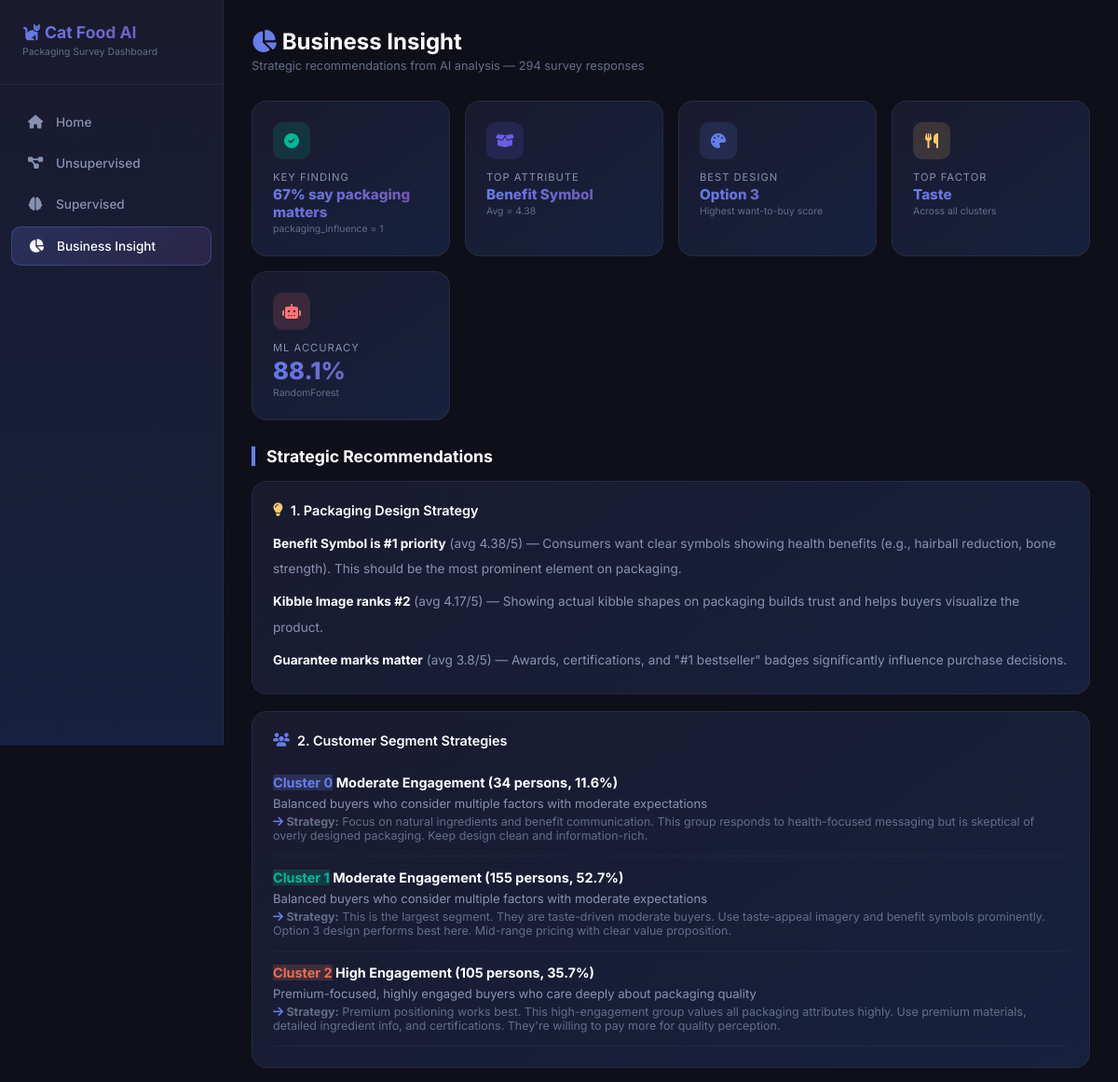
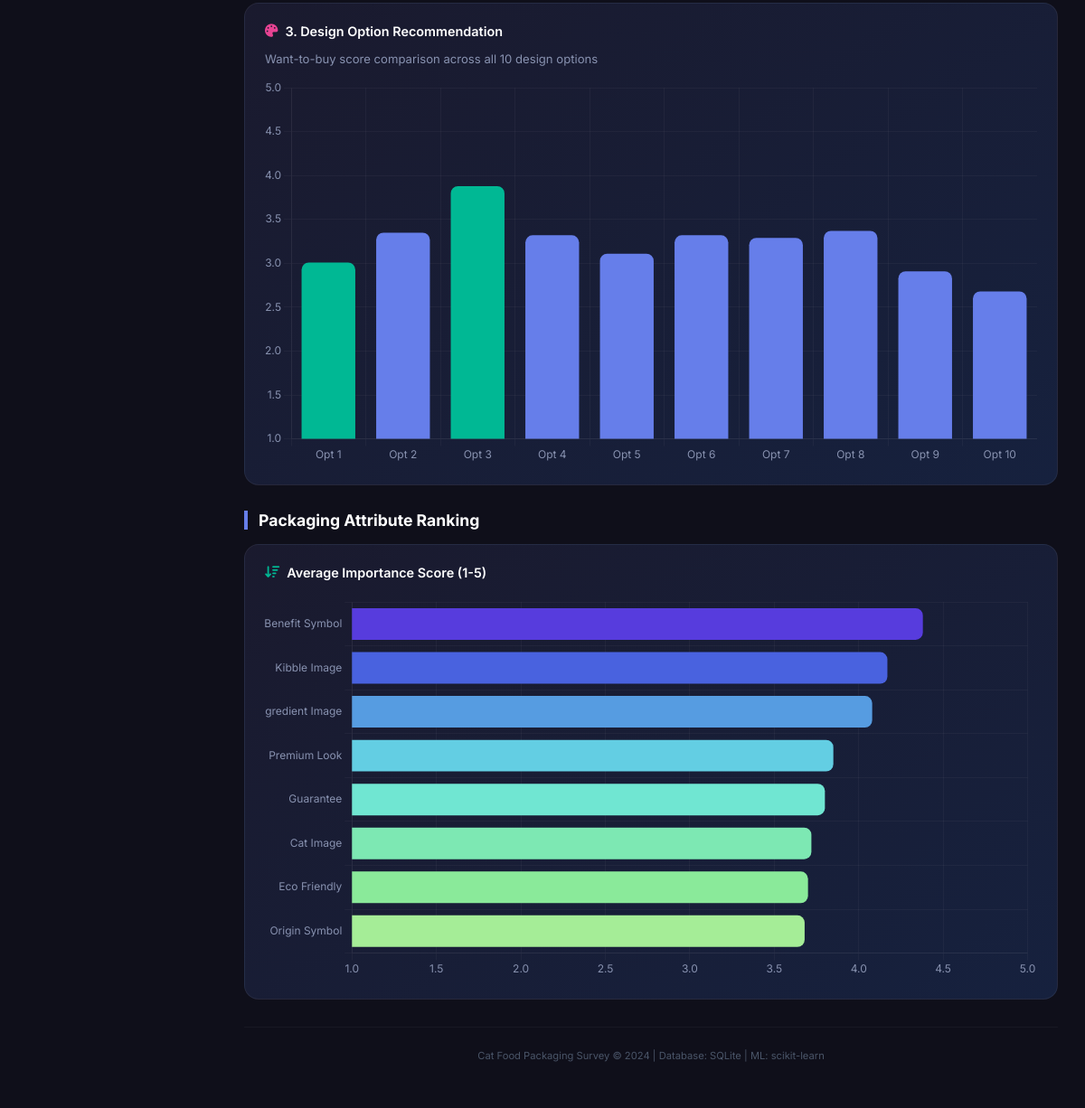
Screenshot of /business with the database file from the repository (2 pictures, top to bottom).
### tables this page shows
CREATE TABLE model_results (
            id INTEGER PRIMARY KEY AUTOINCREMENT,
            model_name TEXT NOT NULL,
            accuracy REAL, precision_score REAL, recall REAL,
            f1_score REAL, cv_accuracy REAL, roc_auc REAL,
            is_best INTEGER DEFAULT 0
        );

CREATE TABLE cluster_personas (
            cluster_id INTEGER PRIMARY KEY,
            name TEXT, size INTEGER, pct REAL,
            engagement TEXT, description TEXT,
            top_factor TEXT, top_pkg TEXT, top_option TEXT,
            age TEXT, gender TEXT,
            avg_factor REAL, avg_pkg REAL
        );

### app.py (the view)
@app.route("/business")
def business():
    conn = get_db()
    personas = conn.execute("SELECT * FROM cluster_personas ORDER BY cluster_id").fetchall()
    personas = [dict(p) for p in personas]
    best = conn.execute("SELECT * FROM model_results WHERE is_best=1").fetchone()
    best = dict(best)
    pkg_avg = conn.execute("""
        SELECT ROUND(AVG(pkg_premium),2) as pkg_premium,
               ROUND(AVG(pkg_cat_image),2) as pkg_cat_image,
               ROUND(AVG(pkg_kibble_image),2) as pkg_kibble_image,
               ROUND(AVG(pkg_ingredient_image),2) as pkg_ingredient_image,
               ROUND(AVG(pkg_eco_friendly),2) as pkg_eco_friendly,
               ROUND(AVG(pkg_origin_symbol),2) as pkg_origin_symbol,
               ROUND(AVG(pkg_benefit_symbol),2) as pkg_benefit_symbol,
               ROUND(AVG(pkg_guarantee),2) as pkg_guarantee
        FROM survey_responses
    """).fetchone()
    opt_query = ", ".join([f"ROUND(AVG(opt{i}_want_buy),2) as opt{i}" for i in range(1, 11)])
    opt_avg = conn.execute(f"SELECT {opt_query} FROM survey_responses").fetchone()
    total = conn.execute("SELECT COUNT(*) as c FROM survey_responses").fetchone()["c"]
    conn.close()
    return render_template("business.html", personas=personas, best=best,
                           pkg_avg=dict(pkg_avg), opt_avg=dict(opt_avg), total=total)

### app.py (called while the page is built)
def get_db():
    conn = sqlite3.connect(DB_PATH)
    conn.row_factory = sqlite3.Row
    return conn

### templates/business.html (shortened to what this page needs)
{% extends "base.html" %}
{% block content %}
<div class="page-header">
    <h1><i class="fas fa-chart-pie" style="color:#667eea"></i> Business Insight</h1>
    <p>Strategic recommendations from AI analysis — {{ total }} survey responses</p>
</div>
<div class="cards">
    <div class="card">
        <div class="icon icon-green"><i class="fas fa-check-circle"></i></div>
        <div class="label">Key Finding</div>
        <div class="value" style="font-size:.95rem">67% say packaging matters</div>
        <div class="sub">packaging_influence = 1</div>
    </div>
    <div class="card">
        <div class="icon icon-purple"><i class="fas fa-box-open"></i></div>
        <div class="label">Top Attribute</div>
        <div class="value" style="font-size:.95rem">Benefit Symbol</div>
        <div class="sub">Avg = {{ pkg_avg.pkg_benefit_symbol }}</div>
    </div>
    <div class="card">
        <div class="icon icon-blue"><i class="fas fa-palette"></i></div>
        <div class="label">Best Design</div>
        <div class="value" style="font-size:.95rem">Option 3</div>
        <div class="sub">Highest want-to-buy score</div>
    </div>
    <div class="card">
        <div class="icon icon-orange"><i class="fas fa-utensils"></i></div>
        <div class="label">Top Factor</div>
        <div class="value" style="font-size:.95rem">Taste</div>
        <div class="sub">Across all clusters</div>
    </div>
    <div class="card">
        <div class="icon icon-red"><i class="fas fa-robot"></i></div>
        <div class="label">ML Accuracy</div>
        <div class="value">{{ "%.1f"|format(best.accuracy * 100) }}%</div>
        <div class="sub">{{ best.model_name }}</div>
    </div>
</div>
<h2 class="section-title">Strategic Recommendations</h2>
<div class="box" style="margin-bottom:18px">
    <h3><i class="fas fa-lightbulb" style="color:#fdcb6e"></i> 1. Packaging Design Strategy</h3>
    <div class="detail" style="font-size:.85rem;color:#8892b0;line-height:2">
        <p><strong style="color:#fff">Benefit Symbol is #1 priority</strong> (avg {{ pkg_avg.pkg_benefit_symbol }}/5) — Consumers want clear symbols showing health benefits (e.g., hairball reduction, bone strength). This should be the most prominent element on packaging.</p>
        <p style="margin-top:8px"><strong style="color:#fff">Kibble Image ranks #2</strong> (avg {{ pkg_avg.pkg_kibble_image }}/5) — Showing actual kibble shapes on packaging builds trust and helps buyers visualize the product.</p>
        <p style="margin-top:8px"><strong style="color:#fff">Guarantee marks matter</strong> (avg {{ pkg_avg.pkg_guarantee }}/5) — Awards, certifications, and "#1 bestseller" badges significantly influence purchase decisions.</p>
    </div>
</div>
<div class="box" style="margin-bottom:18px">
    <h3><i class="fas fa-users" style="color:#667eea"></i> 2. Customer Segment Strategies</h3>
    {% for p in personas %}
    <div style="padding:14px 0;border-bottom:1px solid rgba(255,255,255,.04)">
        <p style="font-weight:700;color:#fff;font-size:.9rem">
            <span class="tag tag-{{ p.cluster_id }}">Cluster {{ p.cluster_id }}</span>
            {{ p.engagement }} ({{ p.size }} persons, {{ p.pct }}%)
        </p>
        <p style="color:#8892b0;font-size:.82rem;margin-top:6px">{{ p.description }}</p>
        <p style="color:#636e88;font-size:.78rem;margin-top:4px">
            <i class="fas fa-arrow-right" style="color:#667eea"></i>
            {% if p.cluster_id == 0 %}
            <strong>Strategy:</strong> Focus on natural ingredients and benefit communication. This group responds to health-focused messaging but is skeptical of overly designed packaging. Keep design clean and information-rich.
            {% elif p.cluster_id == 1 %}
            <strong>Strategy:</strong> This is the largest segment. They are taste-driven moderate buyers. Use taste-appeal imagery and benefit symbols prominently. Option 3 design performs best here. Mid-range pricing with clear value proposition.
            {% else %}
            <strong>Strategy:</strong> Premium positioning works best. This high-engagement group values all packaging attributes highly. Use premium materials, detailed ingredient info, and certifications. They're willing to pay more for quality perception.
            {% endif %}
        </p>
    </div>
    {% endfor %}
</div>
<div class="box" style="margin-bottom:18px">
    <h3><i class="fas fa-palette" style="color:#e84393"></i> 3. Design Option Recommendation</h3>
    <p style="color:#8892b0;font-size:.82rem;margin-bottom:14px">Want-to-buy score comparison across all 10 design options</p>
    <canvas id="optChart" style="height:220px"></canvas>
</div>
<h2 class="section-title">Packaging Attribute Ranking</h2>
<div class="box">
    <h3><i class="fas fa-sort-amount-down" style="color:#00b894"></i> Average Importance Score (1-5)</h3>
    <canvas id="pkgChart" style="height:280px"></canvas>
</div>
{% endblock %}
{% block extra_js %}
<script>
const pkgData = {
    'Benefit Symbol': {{ pkg_avg.pkg_benefit_symbol }},
    'Kibble Image': {{ pkg_avg.pkg_kibble_image }},
    'Guarantee': {{ pkg_avg.pkg_guarantee }},
    'Ingredient Image': {{ pkg_avg.pkg_ingredient_image }},
    'Premium Look': {{ pkg_avg.pkg_premium }},
    'Eco Friendly': {{ pkg_avg.pkg_eco_friendly }},
    'Origin Symbol': {{ pkg_avg.pkg_origin_symbol }},
    'Cat Image': {{ pkg_avg.pkg_cat_image }}
};
const sorted = Object.entries(pkgData).sort((a,b) => b[1]-a[1]);
new Chart(document.getElementById('pkgChart'), {
    type: 'bar',
    data: {
        labels: sorted.map(s=>s[0]),
        datasets: [{
            data: sorted.map(s=>s[1]),
            backgroundColor: sorted.map((_,i) => `hsl(${250 - i*20}, 70%, ${55 + i*3}%)`),
            borderRadius: 8, borderSkipped: false
        }]
    },
    options: {
        indexAxis: 'y',
        plugins: { legend: { display: false } },
        scales: { x: { min: 1, max: 5 } }
    }
});
new Chart(document.getElementById('optChart'), {
    type: 'bar',
    data: {
        labels: ['Opt 1','Opt 2','Opt 3','Opt 4','Opt 5','Opt 6','Opt 7','Opt 8','Opt 9','Opt 10'],
        datasets: [{
            data: [{{ opt_avg.opt1 }},{{ opt_avg.opt2 }},{{ opt_avg.opt3 }},{{ opt_avg.opt4 }},{{ opt_avg.opt5 }},{{ opt_avg.opt6 }},{{ opt_avg.opt7 }},{{ opt_avg.opt8 }},{{ opt_avg.opt9 }},{{ opt_avg.opt10 }}],
            backgroundColor: [{{ opt_avg.opt3 }}=={{ opt_avg.opt3 }} ? '#00b894' : '#667eea','#667eea','#00b894','#667eea','#667eea','#667eea','#667eea','#667eea','#667eea','#667eea'],
            borderRadius: 8, borderSkipped: false
        }]
    },
    options: { plugins: { legend: { display: false } }, scales: { y: { min: 1, max: 5 } } }
});
</script>
{% endblock %}

### templates/base.html (style rules this page uses)
* { margin:0;padding:0;box-sizing:border-box }
body { font-family:'Inter',sans-serif;background:#0f0f1a;color:#e0e0e0;display:flex;min-height:100vh }
.page-header { margin-bottom:30px }
.page-header h1 { font-size:1.5rem;font-weight:700;color:#fff }
.page-header p { font-size:.8rem;color:#636e88;margin-top:4px }
.cards { display:grid;grid-template-columns:repeat(auto-fit,minmax(200px,1fr));gap:16px;margin-bottom:28px }
.card { background:linear-gradient(145deg,#1a1a2e,#16213e);border:1px solid rgba(255,255,255,.06);border-radius:16px;padding:22px;transition:transform .2s }
.card .icon { width:40px;height:40px;border-radius:10px;display:flex;align-items:center;justify-content:center;font-size:1rem;margin-bottom:12px }
.card .label { font-size:.7rem;color:#8892b0;text-transform:uppercase;letter-spacing:1px }
.card .value { font-size:1.6rem;font-weight:800;background:linear-gradient(135deg,#667eea,#764ba2);-webkit-background-clip:text;-webkit-text-fill-color:transparent;margin-top:2px }
.card .sub { font-size:.65rem;color:#636e88;margin-top:2px }
.icon-blue { background:rgba(102,126,234,.15);color:#667eea }
.icon-green { background:rgba(0,184,148,.15);color:#00b894 }
.icon-purple { background:rgba(108,92,231,.15);color:#6c5ce7 }
.icon-orange { background:rgba(253,203,110,.15);color:#fdcb6e }
.icon-red { background:rgba(255,118,117,.15);color:#ff7675 }
.section-title { font-size:1.1rem;font-weight:700;margin:28px 0 16px;padding-left:12px;border-left:4px solid #667eea;color:#fff }
.box { background:linear-gradient(145deg,#1a1a2e,#16213e);border:1px solid rgba(255,255,255,.06);border-radius:16px;padding:22px;overflow:hidden }
.box h3 { font-size:.9rem;font-weight:600;color:#fff;margin-bottom:14px;display:flex;align-items:center;gap:8px }
.tag-0 { background:rgba(102,126,234,.2);color:#667eea }
.tag-1 { background:rgba(0,184,148,.2);color:#00b894 }
.tag-2 { background:rgba(225,112,85,.2);color:#e17055 }

### rows the page displays
model_results: best.accuracy*100 "88.1", model_name "RandomForest"
cluster_personas: cluster_id "0", engagement "Moderate Engagement", size "34", pct "11.6", description "Balanced buyers who consider multiple factors with moderate expectations", shows "Strategy:"
cluster_personas: cluster_id "1", engagement "Moderate Engagement", size "155", pct "52.7", description "Balanced buyers who consider multiple factors with moderate expectations", shows "Strategy:"
cluster_personas: cluster_id "2", engagement "High Engagement", size "105", pct "35.7", description "Premium-focused, highly engaged buyers who care deeply about packaging quality", shows "Strategy:"

### other values shown
{{ total }} "294"
{{ pkg_avg.pkg_benefit_symbol }} "4.38"
{{ pkg_avg.pkg_kibble_image }} "4.17"
{{ pkg_avg.pkg_guarantee }} "3.8"
chart data {{ pkg_avg.pkg_benefit_symbol }} 4.38
chart data {{ pkg_avg.pkg_kibble_image }} 4.17
chart data {{ pkg_avg.pkg_guarantee }} 3.8
chart data {{ pkg_avg.pkg_ingredient_image }} 4.08
